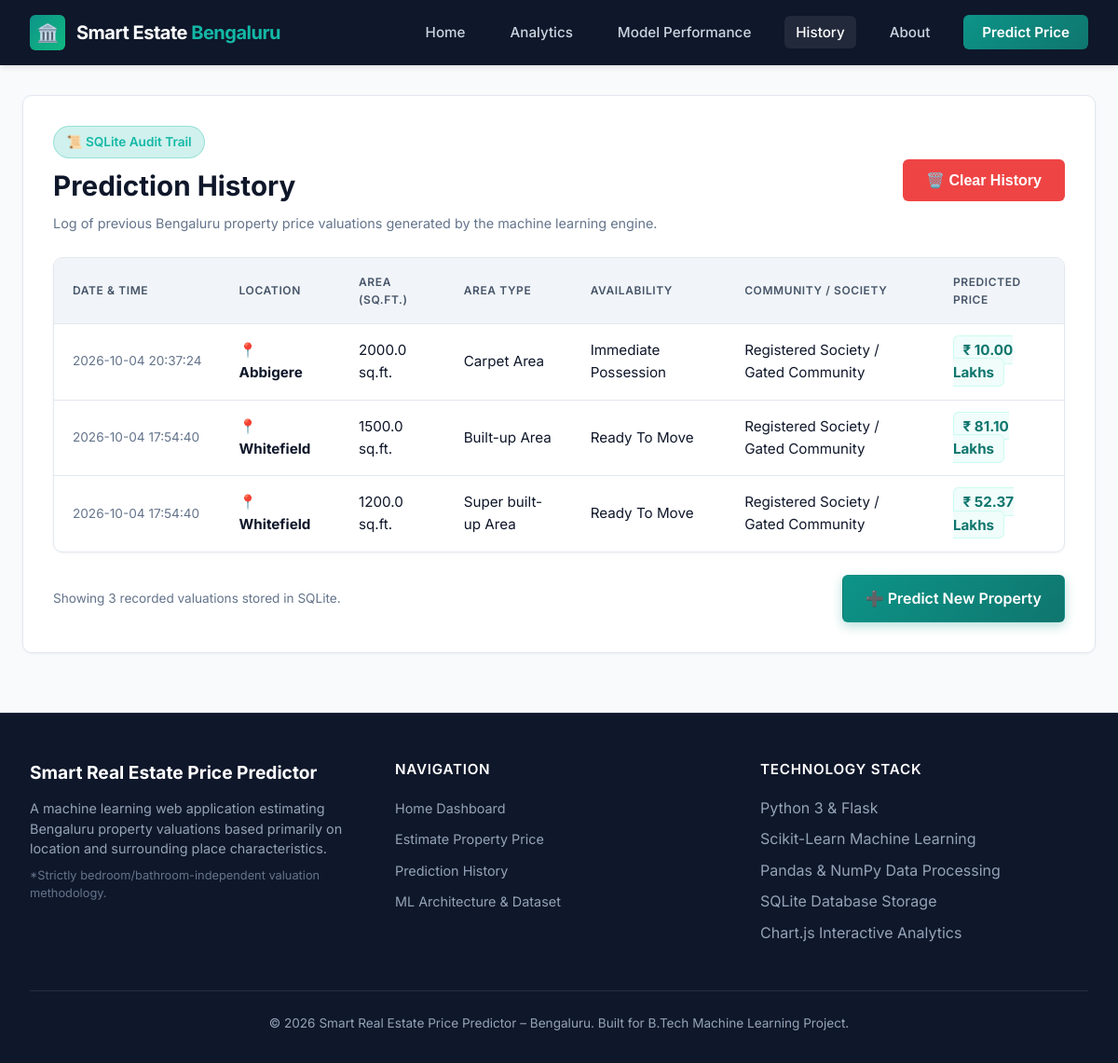
The app's page /history with its own data.
### tables this page shows
CREATE TABLE prediction_history (
            id INTEGER PRIMARY KEY AUTOINCREMENT,
            timestamp TEXT NOT NULL,
            location TEXT NOT NULL,
            total_sqft REAL NOT NULL,
            area_type TEXT NOT NULL,
            availability TEXT NOT NULL,
            society_status TEXT NOT NULL,
            predicted_price_lakhs REAL NOT NULL,
            formatted_price TEXT NOT NULL
        );

### Smart_Real_Estate_Price_Predictor/app.py (the view)
@app.route("/history")
def history():
    records = fetch_prediction_history(limit=100)
    return render_template("history.html", records=records)

### Smart_Real_Estate_Price_Predictor/database.py (called while the page is built)
def get_connection():
    DB_DIR.mkdir(parents=True, exist_ok=True)
    conn = sqlite3.connect(DB_PATH)
    conn.row_factory = sqlite3.Row
    return conn

def init_db():
    conn = get_connection()
    cursor = conn.cursor()
    cursor.execute("""
        CREATE TABLE IF NOT EXISTS prediction_history (
            id INTEGER PRIMARY KEY AUTOINCREMENT,
            timestamp TEXT NOT NULL,
            location TEXT NOT NULL,
            total_sqft REAL NOT NULL,
            area_type TEXT NOT NULL,
            availability TEXT NOT NULL,
            society_status TEXT NOT NULL,
            predicted_price_lakhs REAL NOT NULL,
            formatted_price TEXT NOT NULL
        )
    """)
    conn.commit()
    conn.close()

def fetch_prediction_history(limit=100):
    init_db()
    conn = get_connection()
    cursor = conn.cursor()
    cursor.execute("""
        SELECT id, timestamp, location, total_sqft, area_type,
               availability, society_status, predicted_price_lakhs, formatted_price
        FROM prediction_history
        ORDER BY id DESC
        LIMIT ?
    """, (limit,))
    rows = cursor.fetchall()
    conn.close()
    return [dict(row) for row in rows]

### Smart_Real_Estate_Price_Predictor/templates/history.html (shortened to what this page needs)
{% extends "base.html" %}
{% block content %}
<div class="card">
  <div style="display: flex; justify-content: space-between; align-items: center; flex-wrap: wrap; gap: 1rem; margin-bottom: 1.5rem;">
    <div>
      <div class="hero-badge" style="margin-bottom: 0.35rem;">📜 SQLite Audit Trail</div>
      <h1 class="card-title" style="font-size: 1.85rem;">Prediction History</h1>
      <p class="card-subtitle">
        Log of previous Bengaluru property price valuations generated by the machine learning engine.
      </p>
    </div>
    {% if records %}
      <form action="{{ url_for('clear_history') }}" method="POST" onsubmit="return confirm('Are you sure you want to clear all prediction history?');">
        <button type="submit" class="btn btn-danger">
          🗑️ Clear History
        </button>
      </form>
    {% endif %}
  </div>
  {% if records %}
    <div class="table-container">
      <table class="history-table">
        <thead>
          <tr>
            <th>Date & Time</th>
            <th>Location</th>
            <th>Area (Sq.Ft.)</th>
            <th>Area Type</th>
            <th>Availability</th>
            <th>Community / Society</th>
            <th>Predicted Price</th>
          </tr>
        </thead>
        <tbody>
          {% for r in records %}
            <tr>
              <td style="color: var(--text-muted); font-size: 0.85rem; white-space: nowrap;">
                {{ r.timestamp }}
              </td>
              <td>
                <strong>📍 {{ r.location }}</strong>
              </td>
              <td>{{ r.total_sqft }} sq.ft.</td>
              <td>{{ r.area_type }}</td>
              <td>{{ r.availability }}</td>
              <td>{{ r.society_status }}</td>
              <td>
                <span class="price-badge">{{ r.formatted_price }}</span>
              </td>
            </tr>
          {% endfor %}
        </tbody>
      </table>
    </div>
    <div style="margin-top: 1.5rem; display: flex; justify-content: space-between; align-items: center; flex-wrap: wrap; gap: 1rem;">
      <span style="font-size: 0.85rem; color: var(--text-muted);">
        Showing {{ records | length }} recorded valuations stored in SQLite.
      </span>
      <a href="{{ url_for('predict') }}" class="btn btn-primary">
        ➕ Predict New Property
      </a>
    </div>
  {% endif %}
</div>
{% endblock %}

### Smart_Real_Estate_Price_Predictor/templates/base.html (shortened to what this page needs)
<!DOCTYPE html>
<html lang="en">
<head>
  <link rel="stylesheet" href="{{ url_for('static', filename='style.css') }}">
</head>
<body>
  <nav class="navbar">
    <div class="nav-container">
      <a href="{{ url_for('index') }}" class="nav-brand">
        <div class="brand-icon">🏛️</div>
        <span>Smart Estate <span style="color: var(--accent-teal-light);">Bengaluru</span></span>
      </a>
      <ul class="nav-links" id="navLinks">
        <li><a href="{{ url_for('index') }}" class="nav-link {% if request.endpoint == 'index' %}active{% endif %}">Home</a></li>
        <li><a href="{{ url_for('index') }}#analytics" class="nav-link">Analytics</a></li>
        <li><a href="{{ url_for('index') }}#models" class="nav-link">Model Performance</a></li>
        <li><a href="{{ url_for('history') }}" class="nav-link {% if request.endpoint == 'history' %}active{% endif %}">History</a></li>
        <li><a href="{{ url_for('about') }}" class="nav-link {% if request.endpoint == 'about' %}active{% endif %}">About</a></li>
        <li><a href="{{ url_for('predict') }}" class="nav-link nav-cta">Predict Price</a></li>
      </ul>
    </div>
  </nav>
  <div class="main-content">
    {% block content %}{% endblock %}
  </div>
  <footer class="footer">
    <div class="footer-container">
      <div class="footer-brand">
        <h3>Smart Real Estate Price Predictor</h3>
        <p>A machine learning web application estimating Bengaluru property valuations based primarily on location and surrounding place characteristics.</p>
        <p style="margin-top: 0.5rem; font-size: 0.8rem; color: #64748b;">
          *Strictly bedroom/bathroom-independent valuation methodology.
        </p>
      </div>
      <div>
        <h4 class="footer-title">Navigation</h4>
        <ul class="footer-links">
          <li><a href="{{ url_for('index') }}">Home Dashboard</a></li>
          <li><a href="{{ url_for('predict') }}">Estimate Property Price</a></li>
          <li><a href="{{ url_for('history') }}">Prediction History</a></li>
          <li><a href="{{ url_for('about') }}">ML Architecture & Dataset</a></li>
        </ul>
      </div>
      <div>
        <h4 class="footer-title">Technology Stack</h4>
        <ul class="footer-links">
          <li>Python 3 & Flask</li>
          <li>Scikit-Learn Machine Learning</li>
          <li>Pandas & NumPy Data Processing</li>
          <li>SQLite Database Storage</li>
          <li>Chart.js Interactive Analytics</li>
        </ul>
      </div>
    </div>
    <div class="footer-bottom">
      <p>&copy; 2026 Smart Real Estate Price Predictor – Bengaluru. Built for B.Tech Machine Learning Project.</p>
    </div>
  </footer>
</body>
</html>

### records on screen
prediction_history: timestamp "2026-10-04 20:37:24", location "Abbigere", total_sqft "2000.0", area_type "Carpet Area", availability "Immediate Possession", society_status "Registered Society / Gated Community", formatted_price "₹ 10.00 Lakhs"
prediction_history: timestamp "2026-10-04 17:54:40", location "Whitefield", total_sqft "1500.0", area_type "Built-up Area", availability "Ready To Move", society_status "Registered Society / Gated Community", formatted_price "₹ 81.10 Lakhs"
prediction_history: timestamp "2026-10-04 17:54:40", location "Whitefield", total_sqft "1200.0", area_type "Super built-up Area", availability "Ready To Move", society_status "Registered Society / Gated Community", formatted_price "₹ 52.37 Lakhs"

### other values on screen
{{ records | length }} "3"
